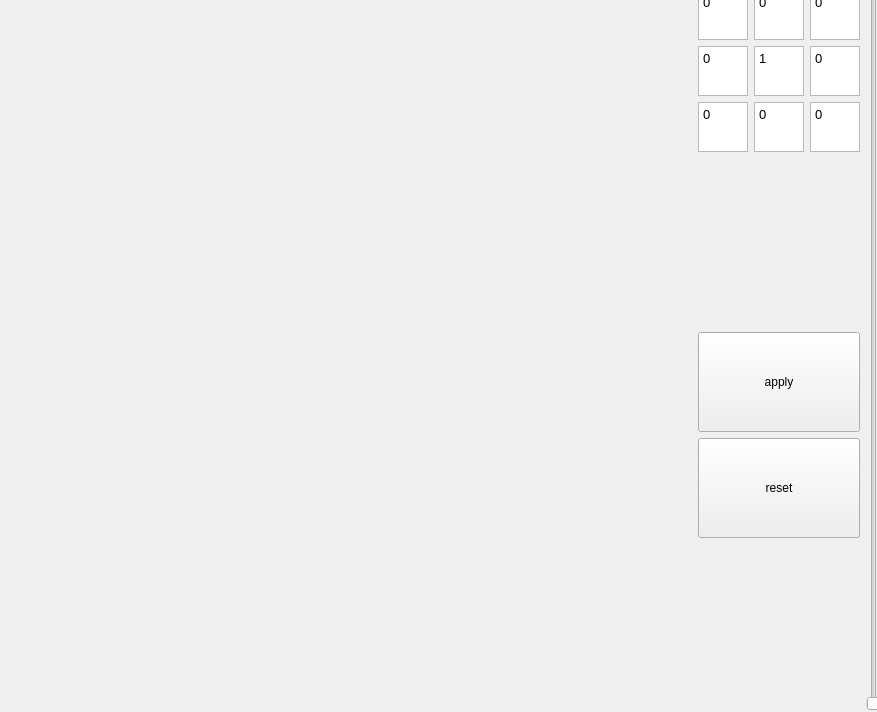
<?xml version="1.0" encoding="UTF-8"?>
<ui version="4.0">
 <class>image_view</class>
 <widget class="QWidget" name="image_view">
  <property name="geometry">
   <rect>
    <x>0</x>
    <y>0</y>
    <width>877</width>
    <height>712</height>
   </rect>
  </property>
  <property name="windowTitle">
   <string>Form</string>
  </property>
  <widget class="QWidget" name="horizontalLayoutWidget">
   <property name="geometry">
    <rect>
     <x>0</x>
     <y>-10</y>
     <width>881</width>
     <height>721</height>
    </rect>
   </property>
   <layout class="QHBoxLayout" name="horizontalLayout">
    <item>
     <widget class="QLabel" name="labelImage">
      <property name="minimumSize">
       <size>
        <width>400</width>
        <height>514</height>
       </size>
      </property>
      <property name="baseSize">
       <size>
        <width>400</width>
        <height>514</height>
       </size>
      </property>
      <property name="text">
       <string/>
      </property>
     </widget>
    </item>
    <item>
     <layout class="QVBoxLayout" name="verticalLayout">
      <item>
       <layout class="QGridLayout" name="gridLayoutFilterMatrix">
        <property name="leftMargin">
         <number>0</number>
        </property>
        <item row="0" column="0">
         <widget class="QTextEdit" name="textEdit_0">
          <property name="maximumSize">
           <size>
            <width>50</width>
            <height>50</height>
           </size>
          </property>
          <property name="inputMethodHints">
           <set>Qt::ImhNone</set>
          </property>
          <property name="html">
           <string>&lt;!DOCTYPE HTML PUBLIC &quot;-//W3C//DTD HTML 4.0//EN&quot; &quot;http://www.w3.org/TR/REC-html40/strict.dtd&quot;&gt;
&lt;html&gt;&lt;head&gt;&lt;meta name=&quot;qrichtext&quot; content=&quot;1&quot; /&gt;&lt;style type=&quot;text/css&quot;&gt;
p, li { white-space: pre-wrap; }
&lt;/style&gt;&lt;/head&gt;&lt;body style=&quot; font-family:'Sans'; font-size:10pt; font-weight:400; font-style:normal;&quot;&gt;
&lt;p style=&quot; margin-top:0px; margin-bottom:0px; margin-left:0px; margin-right:0px; -qt-block-indent:0; text-indent:0px;&quot;&gt;0&lt;/p&gt;&lt;/body&gt;&lt;/html&gt;</string>
          </property>
         </widget>
        </item>
        <item row="0" column="1">
         <widget class="QTextEdit" name="textEdit_1">
          <property name="maximumSize">
           <size>
            <width>50</width>
            <height>50</height>
           </size>
          </property>
          <property name="inputMethodHints">
           <set>Qt::ImhNone</set>
          </property>
          <property name="html">
           <string>&lt;!DOCTYPE HTML PUBLIC &quot;-//W3C//DTD HTML 4.0//EN&quot; &quot;http://www.w3.org/TR/REC-html40/strict.dtd&quot;&gt;
&lt;html&gt;&lt;head&gt;&lt;meta name=&quot;qrichtext&quot; content=&quot;1&quot; /&gt;&lt;style type=&quot;text/css&quot;&gt;
p, li { white-space: pre-wrap; }
&lt;/style&gt;&lt;/head&gt;&lt;body style=&quot; font-family:'Sans'; font-size:10pt; font-weight:400; font-style:normal;&quot;&gt;
&lt;p style=&quot; margin-top:0px; margin-bottom:0px; margin-left:0px; margin-right:0px; -qt-block-indent:0; text-indent:0px;&quot;&gt;0&lt;/p&gt;&lt;/body&gt;&lt;/html&gt;</string>
          </property>
         </widget>
        </item>
        <item row="2" column="0">
         <widget class="QTextEdit" name="textEdit_6">
          <property name="maximumSize">
           <size>
            <width>50</width>
            <height>50</height>
           </size>
          </property>
          <property name="inputMethodHints">
           <set>Qt::ImhNone</set>
          </property>
          <property name="html">
           <string>&lt;!DOCTYPE HTML PUBLIC &quot;-//W3C//DTD HTML 4.0//EN&quot; &quot;http://www.w3.org/TR/REC-html40/strict.dtd&quot;&gt;
&lt;html&gt;&lt;head&gt;&lt;meta name=&quot;qrichtext&quot; content=&quot;1&quot; /&gt;&lt;style type=&quot;text/css&quot;&gt;
p, li { white-space: pre-wrap; }
&lt;/style&gt;&lt;/head&gt;&lt;body style=&quot; font-family:'Sans'; font-size:10pt; font-weight:400; font-style:normal;&quot;&gt;
&lt;p style=&quot; margin-top:0px; margin-bottom:0px; margin-left:0px; margin-right:0px; -qt-block-indent:0; text-indent:0px;&quot;&gt;0&lt;/p&gt;&lt;/body&gt;&lt;/html&gt;</string>
          </property>
         </widget>
        </item>
        <item row="1" column="1">
         <widget class="QTextEdit" name="textEdit_4">
          <property name="maximumSize">
           <size>
            <width>50</width>
            <height>50</height>
           </size>
          </property>
          <property name="inputMethodHints">
           <set>Qt::ImhNone</set>
          </property>
          <property name="html">
           <string>&lt;!DOCTYPE HTML PUBLIC &quot;-//W3C//DTD HTML 4.0//EN&quot; &quot;http://www.w3.org/TR/REC-html40/strict.dtd&quot;&gt;
&lt;html&gt;&lt;head&gt;&lt;meta name=&quot;qrichtext&quot; content=&quot;1&quot; /&gt;&lt;style type=&quot;text/css&quot;&gt;
p, li { white-space: pre-wrap; }
&lt;/style&gt;&lt;/head&gt;&lt;body style=&quot; font-family:'Sans'; font-size:10pt; font-weight:400; font-style:normal;&quot;&gt;
&lt;p style=&quot; margin-top:0px; margin-bottom:0px; margin-left:0px; margin-right:0px; -qt-block-indent:0; text-indent:0px;&quot;&gt;1&lt;/p&gt;&lt;/body&gt;&lt;/html&gt;</string>
          </property>
         </widget>
        </item>
        <item row="1" column="0">
         <widget class="QTextEdit" name="textEdit_3">
          <property name="maximumSize">
           <size>
            <width>50</width>
            <height>50</height>
           </size>
          </property>
          <property name="inputMethodHints">
           <set>Qt::ImhNone</set>
          </property>
          <property name="html">
           <string>&lt;!DOCTYPE HTML PUBLIC &quot;-//W3C//DTD HTML 4.0//EN&quot; &quot;http://www.w3.org/TR/REC-html40/strict.dtd&quot;&gt;
&lt;html&gt;&lt;head&gt;&lt;meta name=&quot;qrichtext&quot; content=&quot;1&quot; /&gt;&lt;style type=&quot;text/css&quot;&gt;
p, li { white-space: pre-wrap; }
&lt;/style&gt;&lt;/head&gt;&lt;body style=&quot; font-family:'Sans'; font-size:10pt; font-weight:400; font-style:normal;&quot;&gt;
&lt;p style=&quot; margin-top:0px; margin-bottom:0px; margin-left:0px; margin-right:0px; -qt-block-indent:0; text-indent:0px;&quot;&gt;0&lt;/p&gt;&lt;/body&gt;&lt;/html&gt;</string>
          </property>
         </widget>
        </item>
        <item row="0" column="2">
         <widget class="QTextEdit" name="textEdit_2">
          <property name="maximumSize">
           <size>
            <width>50</width>
            <height>50</height>
           </size>
          </property>
          <property name="inputMethodHints">
           <set>Qt::ImhNone</set>
          </property>
          <property name="html">
           <string>&lt;!DOCTYPE HTML PUBLIC &quot;-//W3C//DTD HTML 4.0//EN&quot; &quot;http://www.w3.org/TR/REC-html40/strict.dtd&quot;&gt;
&lt;html&gt;&lt;head&gt;&lt;meta name=&quot;qrichtext&quot; content=&quot;1&quot; /&gt;&lt;style type=&quot;text/css&quot;&gt;
p, li { white-space: pre-wrap; }
&lt;/style&gt;&lt;/head&gt;&lt;body style=&quot; font-family:'Sans'; font-size:10pt; font-weight:400; font-style:normal;&quot;&gt;
&lt;p style=&quot; margin-top:0px; margin-bottom:0px; margin-left:0px; margin-right:0px; -qt-block-indent:0; text-indent:0px;&quot;&gt;0&lt;/p&gt;&lt;/body&gt;&lt;/html&gt;</string>
          </property>
         </widget>
        </item>
        <item row="2" column="1">
         <widget class="QTextEdit" name="textEdit_7">
          <property name="maximumSize">
           <size>
            <width>50</width>
            <height>50</height>
           </size>
          </property>
          <property name="inputMethodHints">
           <set>Qt::ImhNone</set>
          </property>
          <property name="html">
           <string>&lt;!DOCTYPE HTML PUBLIC &quot;-//W3C//DTD HTML 4.0//EN&quot; &quot;http://www.w3.org/TR/REC-html40/strict.dtd&quot;&gt;
&lt;html&gt;&lt;head&gt;&lt;meta name=&quot;qrichtext&quot; content=&quot;1&quot; /&gt;&lt;style type=&quot;text/css&quot;&gt;
p, li { white-space: pre-wrap; }
&lt;/style&gt;&lt;/head&gt;&lt;body style=&quot; font-family:'Sans'; font-size:10pt; font-weight:400; font-style:normal;&quot;&gt;
&lt;p style=&quot; margin-top:0px; margin-bottom:0px; margin-left:0px; margin-right:0px; -qt-block-indent:0; text-indent:0px;&quot;&gt;0&lt;/p&gt;&lt;/body&gt;&lt;/html&gt;</string>
          </property>
         </widget>
        </item>
        <item row="1" column="2">
         <widget class="QTextEdit" name="textEdit_5">
          <property name="maximumSize">
           <size>
            <width>50</width>
            <height>50</height>
           </size>
          </property>
          <property name="inputMethodHints">
           <set>Qt::ImhNone</set>
          </property>
          <property name="html">
           <string>&lt;!DOCTYPE HTML PUBLIC &quot;-//W3C//DTD HTML 4.0//EN&quot; &quot;http://www.w3.org/TR/REC-html40/strict.dtd&quot;&gt;
&lt;html&gt;&lt;head&gt;&lt;meta name=&quot;qrichtext&quot; content=&quot;1&quot; /&gt;&lt;style type=&quot;text/css&quot;&gt;
p, li { white-space: pre-wrap; }
&lt;/style&gt;&lt;/head&gt;&lt;body style=&quot; font-family:'Sans'; font-size:10pt; font-weight:400; font-style:normal;&quot;&gt;
&lt;p style=&quot; margin-top:0px; margin-bottom:0px; margin-left:0px; margin-right:0px; -qt-block-indent:0; text-indent:0px;&quot;&gt;0&lt;/p&gt;&lt;/body&gt;&lt;/html&gt;</string>
          </property>
         </widget>
        </item>
        <item row="2" column="2">
         <widget class="QTextEdit" name="textEdit_8">
          <property name="maximumSize">
           <size>
            <width>50</width>
            <height>50</height>
           </size>
          </property>
          <property name="inputMethodHints">
           <set>Qt::ImhNone</set>
          </property>
          <property name="html">
           <string>&lt;!DOCTYPE HTML PUBLIC &quot;-//W3C//DTD HTML 4.0//EN&quot; &quot;http://www.w3.org/TR/REC-html40/strict.dtd&quot;&gt;
&lt;html&gt;&lt;head&gt;&lt;meta name=&quot;qrichtext&quot; content=&quot;1&quot; /&gt;&lt;style type=&quot;text/css&quot;&gt;
p, li { white-space: pre-wrap; }
&lt;/style&gt;&lt;/head&gt;&lt;body style=&quot; font-family:'Sans'; font-size:10pt; font-weight:400; font-style:normal;&quot;&gt;
&lt;p style=&quot; margin-top:0px; margin-bottom:0px; margin-left:0px; margin-right:0px; -qt-block-indent:0; text-indent:0px;&quot;&gt;0&lt;/p&gt;&lt;/body&gt;&lt;/html&gt;</string>
          </property>
         </widget>
        </item>
       </layout>
      </item>
      <item>
       <spacer name="verticalSpacer_0">
        <property name="orientation">
         <enum>Qt::Vertical</enum>
        </property>
        <property name="sizeHint" stdset="0">
         <size>
          <width>20</width>
          <height>40</height>
         </size>
        </property>
       </spacer>
      </item>
      <item>
       <widget class="QPushButton" name="pushButtonApply">
        <property name="minimumSize">
         <size>
          <width>100</width>
          <height>100</height>
         </size>
        </property>
        <property name="text">
         <string>apply</string>
        </property>
       </widget>
      </item>
      <item>
       <widget class="QPushButton" name="pushButtonReset">
        <property name="minimumSize">
         <size>
          <width>100</width>
          <height>100</height>
         </size>
        </property>
        <property name="text">
         <string>reset</string>
        </property>
       </widget>
      </item>
      <item>
       <spacer name="verticalSpacer_1">
        <property name="orientation">
         <enum>Qt::Vertical</enum>
        </property>
        <property name="sizeHint" stdset="0">
         <size>
          <width>20</width>
          <height>40</height>
         </size>
        </property>
       </spacer>
      </item>
     </layout>
    </item>
    <item>
     <widget class="QSlider" name="verticalSlider">
      <property name="orientation">
       <enum>Qt::Vertical</enum>
      </property>
     </widget>
    </item>
   </layout>
  </widget>
 </widget>
 <resources/>
 <connections/>
</ui>
